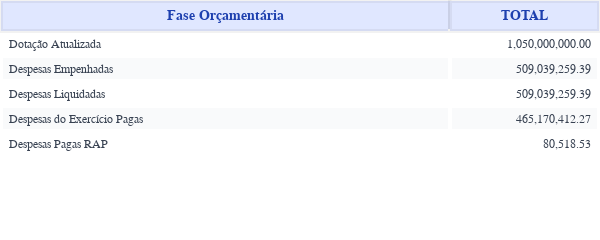

This figure's notebook cell:
### Markdown cell above
### Orçamento

### Code cell
# ----------------------------
# Dados extraídos da sua tabela
# ----------------------------
data = {
    "Fase Orçamentária": [
        "Dotação Atualizada",
        "Despesas Empenhadas",
        "Despesas Liquidadas",
        "Despesas do Exercício Pagas",
        "Despesas Pagas RAP"
    ],
    "TOTAL": [
        dotacao_att,
        desp_empenhadas,
        desp_liquidadas,
        desp_pagas,
        desp_rap
    ]
}

budget_summary_siope = pd.DataFrame(data)
budget_summary_siope

table_budget_summary_siope = table_chart(
    data=budget_summary_siope,
    cell_format=[None,',.2f',',.2f',',.2f'],
    cell_align=['left','right','right','right'],
    cell_fill_color=['white','#F9FAFB']*3+['white']*3,
    columnwidth=[3,1,1,1],
    cellheight=25,
    width=600,
    height=160
)
table_budget_summary_siope.show()
# table_budget_summary_siope.write_image('../2025/Dados_processados/imgs/contabil/tabelas/orçamento_geral_siope.png', width=600, height=160)

### Figure 1 — Plotly figure (JSON) as saved in the notebook; plotly's stock layout.template omitted (floating-point values rounded to 4 significant figures)
{"data": [{"cells": {"align": ["left", "right", "right", "right"], "fill": {"color": [["white", "#F9FAFB", "white", "#F9FAFB", "white", "#F9FAFB", "white", "white", "white"]]}, "font": {"color": "#374151", "family": "Segoe UI, Arial", "size": 12}, "format": [null, ",.2f", ",.2f", ",.2f"], "height": 25, "line": {"color": "white", "width": 4}, "values": [["Dotação Atualizada", "Despesas Empenhadas", "Despesas Liquidadas", "Despesas do Exercício Pagas", "Despesas Pagas RAP"], [1050000000, 509000000.0, 509000000.0, 465200000.0, 80520.0]]}, "columnwidth": [3, 1, 1, 1], "header": {"align": "center", "fill": {"color": "rgba(224, 231, 255, 1)"}, "font": {"color": "rgba(30, 64, 175, 1)", "family": "Segoe UI, Arial", "size": 14}, "height": 25, "line": {"color": "rgba(0,0,0,0.05)", "width": 4}, "values": ["<b>Fase Orçamentária</b>", "<b>TOTAL</b>"]}, "type": "table"}], "layout": {"height": 160, "margin": {"b": 1, "l": 1, "r": 1, "t": 1}, "paper_bgcolor": "white", "plot_bgcolor": "white", "width": 600}}
